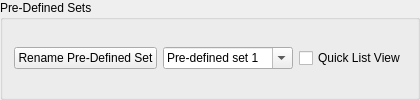
     <widget class="QGroupBox" name="ui_selectusersettings_groupbox">
      <property name="sizePolicy">
       <sizepolicy hsizetype="Preferred" vsizetype="Maximum">
        <horstretch>0</horstretch>
        <verstretch>0</verstretch>
       </sizepolicy>
      </property>
      <property name="statusTip">
       <string>User Settings</string>
      </property>
      <property name="title">
       <string>Pre-Defined Sets</string>
      </property>
      <layout class="QGridLayout" name="ui_selectusersettings_groupbox_gl">
       <item row="2" column="0">
        <layout class="QGridLayout" name="ui_user_settings_vl_gl">
         <item row="0" column="1">
          <widget class="QComboBox" name="ui_listsettings_combo">
           <property name="statusTip">
            <string>List of settings, previously defined, that can be loaded.</string>
           </property>
           <property name="editable">
            <bool>true</bool>
           </property>
           <property name="maxCount">
            <number>10</number>
           </property>
           <item>
            <property name="text">
             <string>Pre-defined set 1</string>
            </property>
           </item>
           <item>
            <property name="text">
             <string>Pre-defined set 2</string>
            </property>
           </item>
           <item>
            <property name="text">
             <string>Pre-defined set 3</string>
            </property>
           </item>
           <item>
            <property name="text">
             <string>Pre-defined set 4</string>
            </property>
           </item>
           <item>
            <property name="text">
             <string>Pre-defined set 5</string>
            </property>
           </item>
           <item>
            <property name="text">
             <string>Pre-defined set 6</string>
            </property>
           </item>
           <item>
            <property name="text">
             <string>Pre-defined set 7</string>
            </property>
           </item>
           <item>
            <property name="text">
             <string>Pre-defined set 8</string>
            </property>
           </item>
           <item>
            <property name="text">
             <string>Pre-defined set 9</string>
            </property>
           </item>
           <item>
            <property name="text">
             <string>Pre-defined set 10</string>
            </property>
           </item>
          </widget>
         </item>
         <item row="0" column="0">
          <widget class="QPushButton" name="ui_renamesetting_btn">
           <property name="statusTip">
            <string>Button: Renames the name of user defined settings to make their name represent something to the user.</string>
           </property>
           <property name="text">
            <string>Rename Pre-Defined Set</string>
           </property>
          </widget>
         </item>
         <item row="0" column="2">
          <widget class="QCheckBox" name="ui_quicklist_chk">
           <property name="statusTip">
            <string>Checking this option will enable quick surfing through the saved settings.</string>
           </property>
           <property name="text">
            <string>Quick List View</string>
           </property>
          </widget>
         </item>
        </layout>
       </item>
      </layout>
     </widget>
